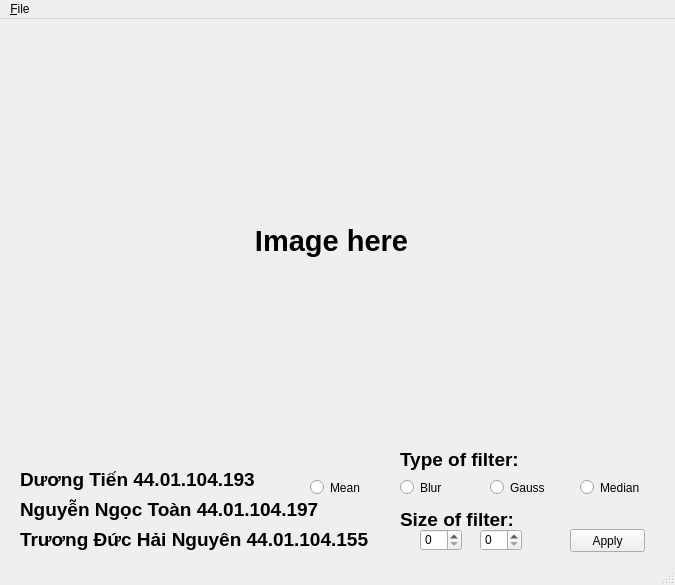
<?xml version="1.0" encoding="UTF-8"?>
<ui version="4.0">
 <class>MainWindow</class>
 <widget class="QMainWindow" name="MainWindow">
  <property name="geometry">
   <rect>
    <x>0</x>
    <y>0</y>
    <width>675</width>
    <height>585</height>
   </rect>
  </property>
  <property name="windowTitle">
   <string>MainWindow</string>
  </property>
  <widget class="QWidget" name="centralwidget">
   <widget class="QLabel" name="label">
    <property name="geometry">
     <rect>
      <x>20</x>
      <y>470</y>
      <width>351</width>
      <height>41</height>
     </rect>
    </property>
    <property name="text">
     <string>&lt;html&gt;&lt;head/&gt;&lt;body&gt;&lt;p&gt;&lt;span style=&quot; font-size:14pt; font-weight:600;&quot;&gt;Nguyễn Ngọc Toàn 44.01.104.197&lt;/span&gt;&lt;/p&gt;&lt;/body&gt;&lt;/html&gt;</string>
    </property>
   </widget>
   <widget class="QLabel" name="label_2">
    <property name="geometry">
     <rect>
      <x>20</x>
      <y>440</y>
      <width>261</width>
      <height>41</height>
     </rect>
    </property>
    <property name="text">
     <string>&lt;html&gt;&lt;head/&gt;&lt;body&gt;&lt;p&gt;&lt;span style=&quot; font-size:14pt; font-weight:600;&quot;&gt;Dương Tiến 44.01.104.193&lt;/span&gt;&lt;/p&gt;&lt;/body&gt;&lt;/html&gt;</string>
    </property>
   </widget>
   <widget class="QLabel" name="label_3">
    <property name="geometry">
     <rect>
      <x>20</x>
      <y>500</y>
      <width>381</width>
      <height>41</height>
     </rect>
    </property>
    <property name="text">
     <string>&lt;html&gt;&lt;head/&gt;&lt;body&gt;&lt;p&gt;&lt;span style=&quot; font-size:14pt; font-weight:600;&quot;&gt;Trương Đức Hải Nguyên 44.01.104.155&lt;/span&gt;&lt;/p&gt;&lt;/body&gt;&lt;/html&gt;</string>
    </property>
   </widget>
   <widget class="QSpinBox" name="spinBox">
    <property name="enabled">
     <bool>true</bool>
    </property>
    <property name="geometry">
     <rect>
      <x>420</x>
      <y>510</y>
      <width>42</width>
      <height>22</height>
     </rect>
    </property>
    <property name="focusPolicy">
     <enum>Qt::ClickFocus</enum>
    </property>
   </widget>
   <widget class="QSpinBox" name="spinBox_2">
    <property name="geometry">
     <rect>
      <x>480</x>
      <y>510</y>
      <width>42</width>
      <height>22</height>
     </rect>
    </property>
    <property name="focusPolicy">
     <enum>Qt::ClickFocus</enum>
    </property>
   </widget>
   <widget class="QRadioButton" name="rdbMean">
    <property name="geometry">
     <rect>
      <x>310</x>
      <y>460</y>
      <width>82</width>
      <height>17</height>
     </rect>
    </property>
    <property name="text">
     <string>Mean</string>
    </property>
   </widget>
   <widget class="QRadioButton" name="rdb_Blur">
    <property name="geometry">
     <rect>
      <x>400</x>
      <y>460</y>
      <width>82</width>
      <height>17</height>
     </rect>
    </property>
    <property name="text">
     <string>Blur</string>
    </property>
   </widget>
   <widget class="QRadioButton" name="rdb_Gauss">
    <property name="geometry">
     <rect>
      <x>490</x>
      <y>460</y>
      <width>82</width>
      <height>17</height>
     </rect>
    </property>
    <property name="text">
     <string>Gauss</string>
    </property>
   </widget>
   <widget class="QRadioButton" name="rdb_Median">
    <property name="geometry">
     <rect>
      <x>580</x>
      <y>460</y>
      <width>82</width>
      <height>17</height>
     </rect>
    </property>
    <property name="text">
     <string>Median</string>
    </property>
   </widget>
   <widget class="QLabel" name="label_4">
    <property name="geometry">
     <rect>
      <x>400</x>
      <y>420</y>
      <width>131</width>
      <height>41</height>
     </rect>
    </property>
    <property name="text">
     <string>&lt;html&gt;&lt;head/&gt;&lt;body&gt;&lt;p&gt;&lt;span style=&quot; font-size:14pt; font-weight:600;&quot;&gt;Type of filter:&lt;/span&gt;&lt;/p&gt;&lt;/body&gt;&lt;/html&gt;</string>
    </property>
   </widget>
   <widget class="QLabel" name="label_5">
    <property name="geometry">
     <rect>
      <x>400</x>
      <y>480</y>
      <width>131</width>
      <height>41</height>
     </rect>
    </property>
    <property name="text">
     <string>&lt;html&gt;&lt;head/&gt;&lt;body&gt;&lt;p&gt;&lt;span style=&quot; font-size:14pt; font-weight:600;&quot;&gt;Size of filter:&lt;/span&gt;&lt;/p&gt;&lt;/body&gt;&lt;/html&gt;</string>
    </property>
   </widget>
   <widget class="QPushButton" name="pushButton">
    <property name="geometry">
     <rect>
      <x>570</x>
      <y>510</y>
      <width>75</width>
      <height>23</height>
     </rect>
    </property>
    <property name="text">
     <string>Apply</string>
    </property>
   </widget>
   <widget class="QLabel" name="label_6">
    <property name="geometry">
     <rect>
      <x>36</x>
      <y>42</y>
      <width>591</width>
      <height>361</height>
     </rect>
    </property>
    <property name="text">
     <string>&lt;html&gt;&lt;head/&gt;&lt;body&gt;&lt;p align=&quot;center&quot;&gt;&lt;span style=&quot; font-size:22pt; font-weight:600;&quot;&gt;     Image here&lt;/span&gt;&lt;/p&gt;&lt;/body&gt;&lt;/html&gt;</string>
    </property>
   </widget>
  </widget>
  <widget class="QStatusBar" name="statusbar"/>
  <widget class="QMenuBar" name="menubar">
   <property name="geometry">
    <rect>
     <x>0</x>
     <y>0</y>
     <width>675</width>
     <height>21</height>
    </rect>
   </property>
   <widget class="QMenu" name="menuFile">
    <property name="title">
     <string>&amp;File</string>
    </property>
    <addaction name="separator"/>
    <addaction name="action_Open"/>
    <addaction name="action_Exit_2"/>
   </widget>
   <addaction name="menuFile"/>
  </widget>
  <action name="actionOpen">
   <property name="text">
    <string>Open</string>
   </property>
  </action>
  <action name="actionExit">
   <property name="checkable">
    <bool>true</bool>
   </property>
   <property name="text">
    <string>Exit</string>
   </property>
  </action>
  <action name="actionOpen_2">
   <property name="text">
    <string>Open</string>
   </property>
  </action>
  <action name="actionExit_2">
   <property name="checkable">
    <bool>true</bool>
   </property>
   <property name="text">
    <string>Exit</string>
   </property>
  </action>
  <action name="actionOpen_3">
   <property name="text">
    <string>&amp;Open</string>
   </property>
  </action>
  <action name="action_Exit">
   <property name="text">
    <string>&amp;Exit</string>
   </property>
  </action>
  <action name="action_Open">
   <property name="text">
    <string>&amp;Open</string>
   </property>
  </action>
  <action name="action_Exit_2">
   <property name="checkable">
    <bool>false</bool>
   </property>
   <property name="text">
    <string>&amp;Exit</string>
   </property>
   <property name="iconVisibleInMenu">
    <bool>false</bool>
   </property>
  </action>
 </widget>
 <resources/>
 <connections>
  <connection>
   <sender>action_Exit_2</sender>
   <signal>triggered()</signal>
   <receiver>MainWindow</receiver>
   <slot>close()</slot>
   <hints>
    <hint type="sourcelabel">
     <x>-1</x>
     <y>-1</y>
    </hint>
    <hint type="destinationlabel">
     <x>399</x>
     <y>299</y>
    </hint>
   </hints>
  </connection>
 </connections>
</ui>
